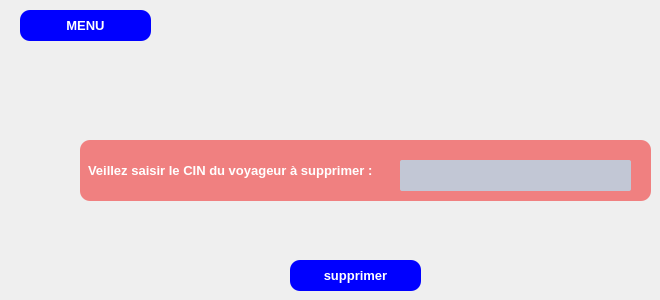
      <widget class="QWidget" name="page_5">
       <widget class="QLabel" name="label_nom_voyageur_2">
        <property name="geometry">
         <rect>
          <x>80</x>
          <y>140</y>
          <width>571</width>
          <height>61</height>
         </rect>
        </property>
        <property name="styleSheet">
         <string notr="true">/*-----QLabel-----*/
QLabel
{
background-color:  rgb(240,128,128);

	color: #ffffff;
	font-size: 13px;
	font-weight: bold;
	border: 5px;
	border-radius:10px;
	padding: 5px;

}</string>
        </property>
        <property name="text">
         <string>Veillez saisir le CIN du voyageur à supprimer :</string>
        </property>
       </widget>
       <widget class="QLineEdit" name="id_supp">
        <property name="geometry">
         <rect>
          <x>400</x>
          <y>160</y>
          <width>231</width>
          <height>31</height>
         </rect>
        </property>
        <property name="styleSheet">
         <string notr="true">/*-----QLineEdit-----*/
QLineEdit
{
	background-color: #c2c7d5;
	color: #000;
	font-weight: bold;
	border: none;
	border-radius: 2px;
	padding: 3px;

}</string>
        </property>
        <property name="text">
         <string/>
        </property>
       </widget>
       <widget class="QPushButton" name="pushButton_HISTORIQUES_6">
        <property name="geometry">
         <rect>
          <x>20</x>
          <y>10</y>
          <width>131</width>
          <height>31</height>
         </rect>
        </property>
        <property name="font">
         <font>
          <pointsize>-1</pointsize>
          <weight>75</weight>
          <bold>true</bold>
          <underline>false</underline>
          <kerning>true</kerning>
         </font>
        </property>
        <property name="styleSheet">
         <string notr="true">/*-----QPushButton-----*/
QPushButton
{
	background-color:  rgb(0,0,255);



	color: #ffffff;
	font-size: 13px;
	font-weight: bold;
	border: 5px;
	border-radius:10px;
	padding: 5px;

}

QPushButton::hover
{
background-color: qlineargradient(spread:pad, x1:0, y1:0.511, x2:1, y2:0.511, stop:0 rgba(0, 0, 150, 220),stop:1 rgba(50, 220, 200, 220));

	color: #FF5D5D; 
}
QPushButton::pressed
{background-color: qlineargradient(stop:0 rgba(0, 207, 179, 255),stop:1 rgba(70, 255, 230, 255));

	color: #FF5D5D; 

}</string>
        </property>
        <property name="text">
         <string>MENU</string>
        </property>
        <property name="icon">
         <iconset>
          <normaloff>../../../jour_j/archiver.png</normaloff>../../../jour_j/archiver.png</iconset>
        </property>
        <property name="checkable">
         <bool>true</bool>
        </property>
        <property name="checked">
         <bool>true</bool>
        </property>
       </widget>
       <widget class="QPushButton" name="pb_supprimer">
        <property name="geometry">
         <rect>
          <x>290</x>
          <y>260</y>
          <width>131</width>
          <height>31</height>
         </rect>
        </property>
        <property name="font">
         <font>
          <pointsize>-1</pointsize>
          <weight>75</weight>
          <bold>true</bold>
          <underline>false</underline>
          <kerning>true</kerning>
         </font>
        </property>
        <property name="styleSheet">
         <string notr="true">/*-----QPushButton-----*/
QPushButton
{
	background-color:  rgb(0,0,255);



	color: #ffffff;
	font-size: 13px;
	font-weight: bold;
	border: 5px;
	border-radius:10px;
	padding: 5px;

}

QPushButton::hover
{
background-color: qlineargradient(spread:pad, x1:0, y1:0.511, x2:1, y2:0.511, stop:0 rgba(0, 0, 150, 220),stop:1 rgba(50, 220, 200, 220));

	color: #FF5D5D; 
}
QPushButton::pressed
{background-color: qlineargradient(stop:0 rgba(0, 207, 179, 255),stop:1 rgba(70, 255, 230, 255));

	color: #FF5D5D; 

}</string>
        </property>
        <property name="text">
         <string>supprimer</string>
        </property>
        <property name="icon">
         <iconset>
          <normaloff>../../../jour_j/archiver.png</normaloff>../../../jour_j/archiver.png</iconset>
        </property>
        <property name="checkable">
         <bool>true</bool>
        </property>
        <property name="checked">
         <bool>true</bool>
        </property>
       </widget>
      </widget>
